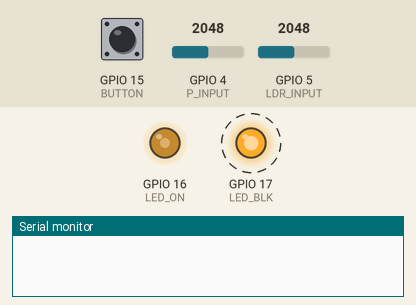
A sketch run on a simulated ESP32. On the bench: output pins drawn as LEDs (lit = HIGH), the last lines printed to the serial monitor. Dashed ring = blinking. Inputs (shaded band) come from the test bench; at power-on: GPIO 4 (P_INPUT) = 2048, GPIO 15 (BUTTON) HIGH, GPIO 5 (LDR_INPUT) = 2048.

Above: at 1.2 s.
1.3 s: GPIO 4 (P_INPUT) set to 3603
At 1.87 s:
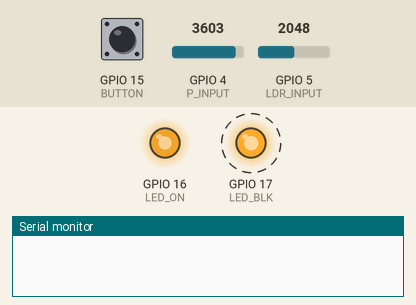
4.3 s: GPIO 4 (P_INPUT) set to 2866
At 4.5 s:
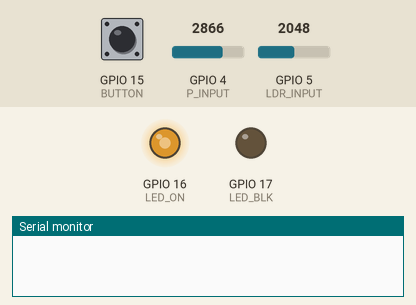
7.3 s: GPIO 4 (P_INPUT) set to 491
At 9.7 s:
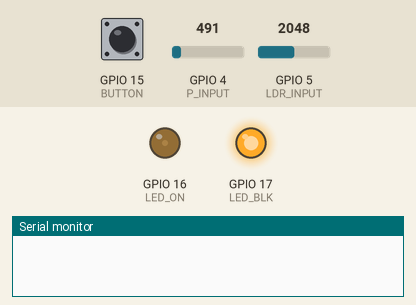
10.3 s: GPIO 15 (BUTTON) pulled LOW for 0.15 s
At 12.8 s:
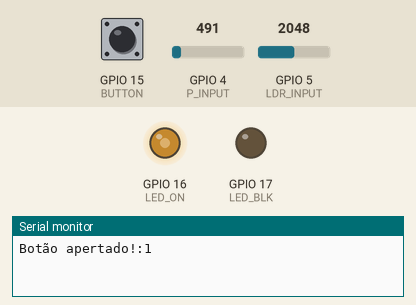
13.3 s: GPIO 15 (BUTTON) pulled LOW for 1 s
At 17.0 s:
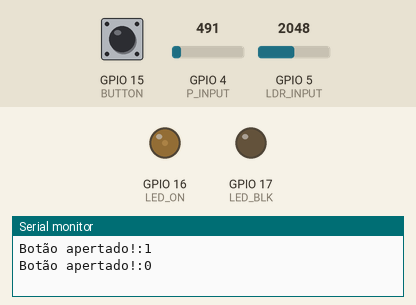
17.3 s: GPIO 4 (P_INPUT) set to 0
At 18.7 s:
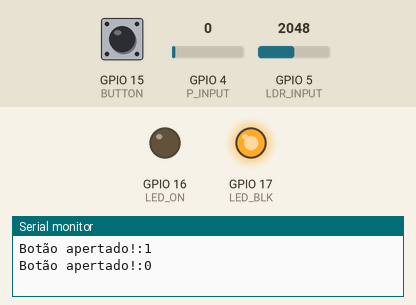
Timing chart, 0 to 21.3 s (numbered marks = the images above; inputs shaded):
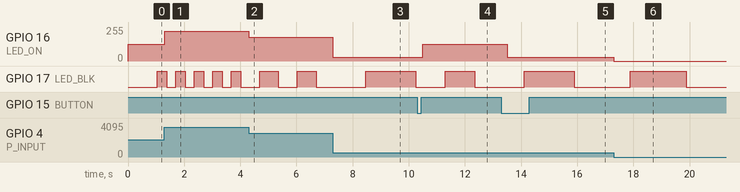

Measured:
- after the input at 1.3 s, GPIO 16 (LED_ON): 127/255 → 223/255 at once
- after the input at 4.3 s, GPIO 16 (LED_ON): 223/255 → 177/255 at once; GPIO 17 (LED_BLK): alternates HIGH for 0.67 s and LOW for 0.67 s, starting after 0.39 s
- after the input at 7.3 s, GPIO 16 (LED_ON): 177/255 → 30/255 at once
- after the input at 10.3 s, GPIO 16 (LED_ON): 30/255 → 127/255 after 0.20 s; GPIO 17 (LED_BLK): LOW → HIGH after 1.0 s instead of 1.7 s
- after the input at 13.3 s, GPIO 16 (LED_ON): 127/255 → 30/255 after 0.20 s
- after the input at 17.3 s, GPIO 16 (LED_ON): 30/255 → 0/255 at once
- by itself, GPIO 17 (LED_BLK): alternates HIGH for 0.33 s and LOW for 0.33 s

The sketch:

LedPisca.ino
```cpp
#define LED_ON 16
#define LED_BLK 17
#define BUTTON 15
#define P_INPUT 4
#define LDR_INPUT 5

// PWM config
int freq = 10000;
int res = 8;

int mode = 0;
int newState;
int oldState = HIGH;

int blkState = LOW;

unsigned long currentMillis;
unsigned long previousMillis = 0;

void setup() {
  Serial.begin(115200);
  pinMode(P_INPUT, INPUT);
  pinMode(LDR_INPUT, INPUT);
  pinMode(BUTTON, INPUT_PULLUP);
  pinMode(LED_BLK, OUTPUT);
 
  // PWM setup
  ledcAttach(LED_ON, freq, res);
}

void loop() {
  newState = digitalRead(BUTTON);

  // Verifica se o botão foi pressionado
  if (newState == LOW && oldState == HIGH){
    mode = !mode; // Inverte o modo atual
    Serial.print("Botão apertado!:");
    Serial.println(mode);
    delay(200);   // Debounce
  }

  // Atualiza estado do botão
  oldState = newState;

  // leitura do ADC
  int adcValue;
  if (mode == 0) {
    adcValue = analogRead(P_INPUT);   // potenciometro
  } else {
    adcValue = analogRead(LDR_INPUT); // LDR
  }
 
  // converter ADC (0–4095) → PWM (0–255)
  int pwmValue = map(adcValue, 0, 4095, 0, 255);

  // converter ADC → intervalo (2000–100 ms)
  int interval = map(adcValue, 0, 4095, 2000, 100);

  // LED 0 (PWM)
  ledcWrite(LED_ON, pwmValue);
 
  // espera nao ocupada do LED 1 (Blink sem delay)
  currentMillis = millis();
  if (currentMillis - previousMillis >= interval) {
    previousMillis = currentMillis;
    blkState = !blkState;
    digitalWrite(LED_BLK, blkState);
  }
}
```
